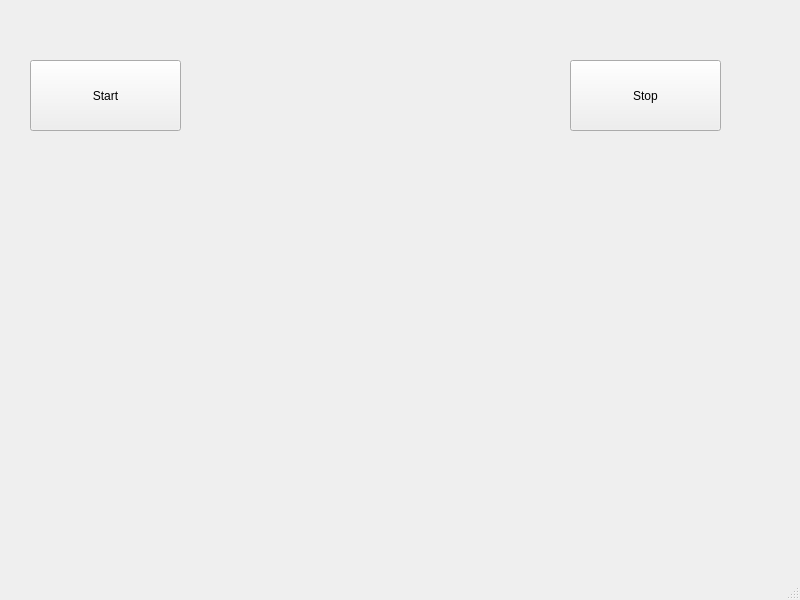
<?xml version="1.0" encoding="UTF-8"?>
<ui version="4.0">
 <class>MainWindow</class>
 <widget class="QMainWindow" name="MainWindow">
  <property name="geometry">
   <rect>
    <x>0</x>
    <y>0</y>
    <width>800</width>
    <height>600</height>
   </rect>
  </property>
  <property name="windowTitle">
   <string>MainWindow</string>
  </property>
  <widget class="QWidget" name="centralwidget">
   <widget class="QPushButton" name="pushButton">
    <property name="geometry">
     <rect>
      <x>30</x>
      <y>60</y>
      <width>151</width>
      <height>71</height>
     </rect>
    </property>
    <property name="text">
     <string>Start</string>
    </property>
   </widget>
   <widget class="QPushButton" name="pushButton_2">
    <property name="geometry">
     <rect>
      <x>570</x>
      <y>60</y>
      <width>151</width>
      <height>71</height>
     </rect>
    </property>
    <property name="text">
     <string>Stop</string>
    </property>
   </widget>
   <widget class="QWidget" name="graphWidget" native="true">
    <property name="geometry">
     <rect>
      <x>100</x>
      <y>170</y>
      <width>541</width>
      <height>231</height>
     </rect>
    </property>
   </widget>
  </widget>
  <widget class="QMenuBar" name="menubar">
   <property name="geometry">
    <rect>
     <x>0</x>
     <y>0</y>
     <width>800</width>
     <height>30</height>
    </rect>
   </property>
  </widget>
  <widget class="QStatusBar" name="statusbar"/>
 </widget>
 <resources/>
 <connections/>
</ui>
